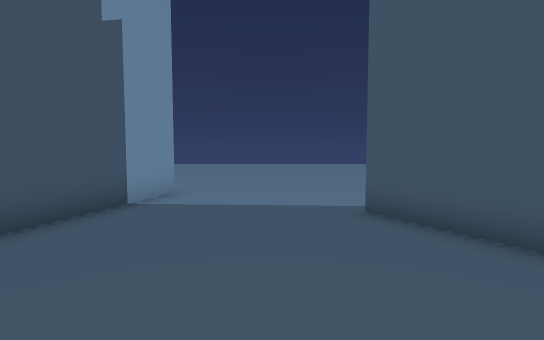
View 1 (above)

16 first-person views from a walk through a 3-D level made in the Unity game engine. The camera is 1.2 m above the floor, tilts 4° down and sees 80° across. The floor is counted in squares, 1 m on a side. Each view is taken from the middle of a square. On the plan, view 1 faces up. The plan holds only what a view shows up to about 14 squares ahead; the rest is blank. The place goes on beyond the plan. The player is left out. Some animated figures are not drawn. Some surface patterns are stand-ins.

View 2
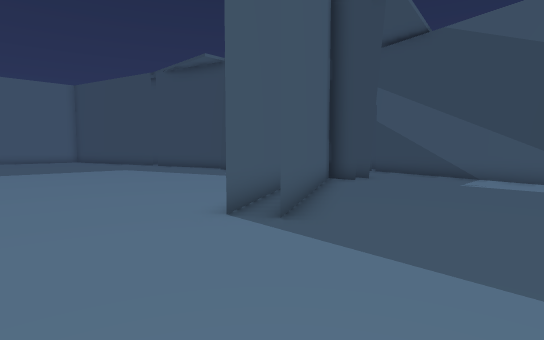

View 3
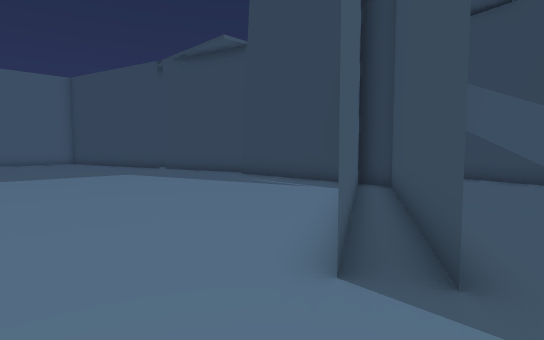

View 4
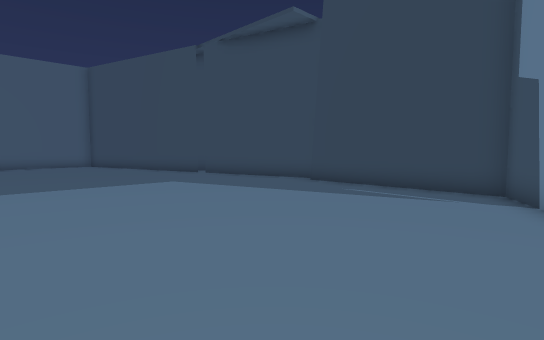

View 5
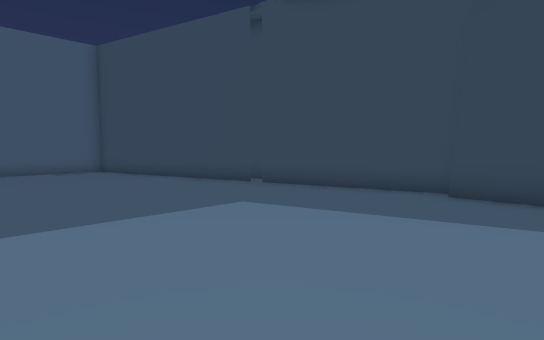

View 6
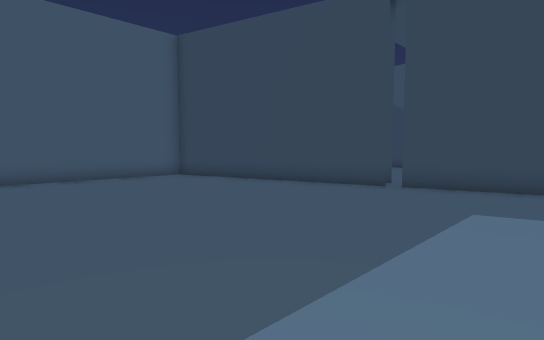

View 7
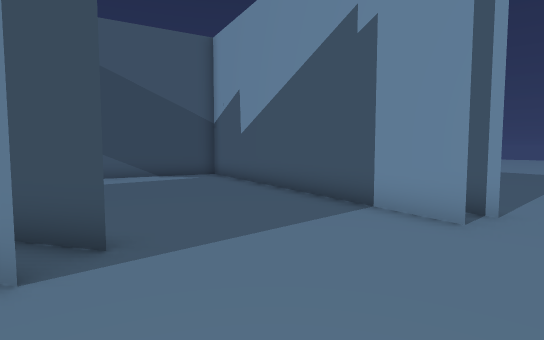

View 8
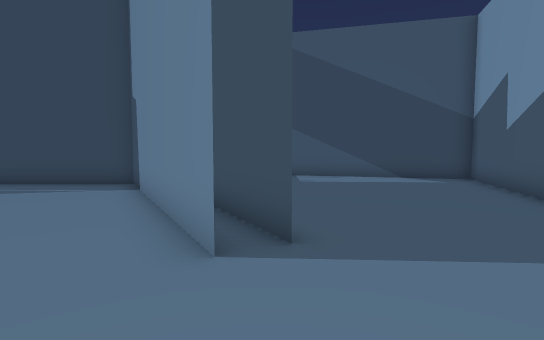

View 9
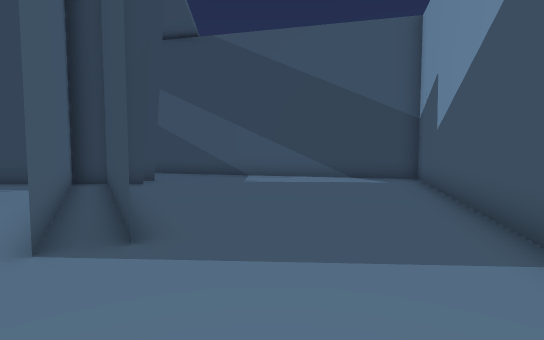

View 10
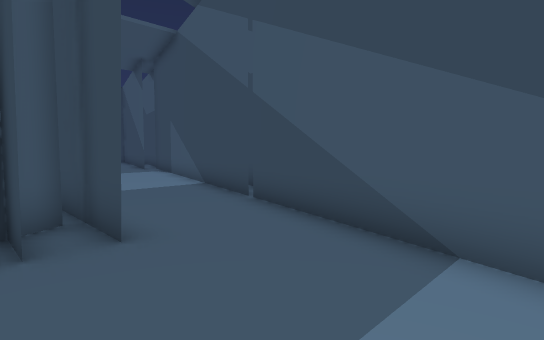

View 11
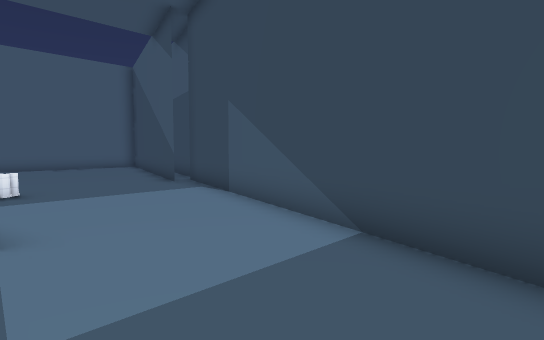

View 12
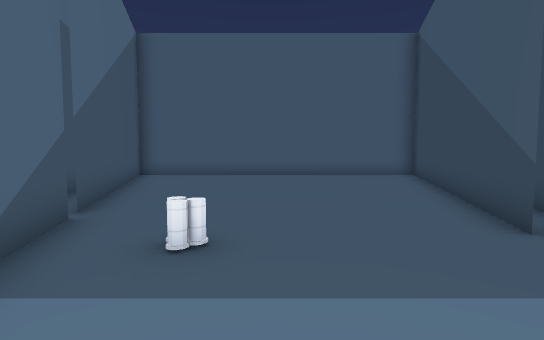

View 13
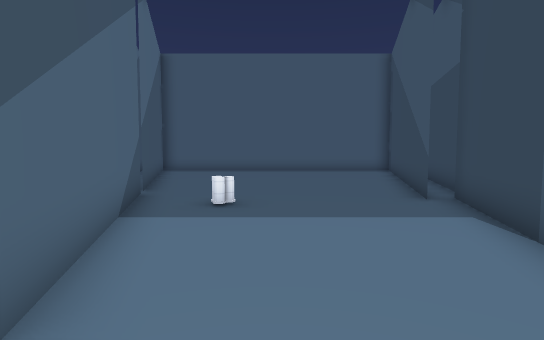

View 14
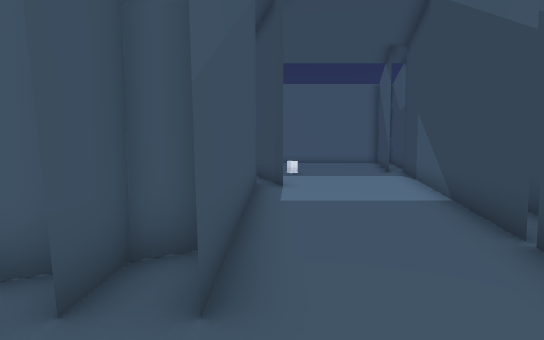

View 15
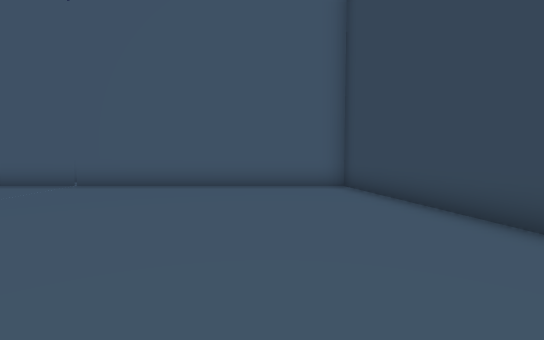

View 16
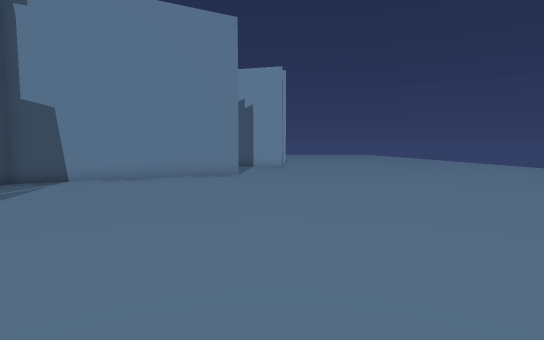

### Floor plan
Points are (right, up) in squares from view 1. A wall is a line through its corners. A room is listed if a view was taken in it or the views show most of it. See-through windows are left out.
Room 1 (views 1, 2, 3, 4, 5, 6, 7, 8, 9, 10, 14, 15, 16)
walls: (6.5, -0.5) (2.6, 6.6) (6.5, -0.5); (12.5, -1.1) (18.2, 0.4); (5.8, -1.2) (1.7, 6.1) (5.4, -0.5); (13.6, -1.9) (14.2, -1.7); (4, -0.5) (12.5, -0.5); (4, -1.5) (7.3, -1.5); (18.5, 0.5) (27, 2.8) (27, 10.5); (-2.6, 8.7) (-5.5, -2.1) (2.2, -4.1); (-3.5, 9) (-3.7, 8.3)
ways out: opening at (3.5, -2.5) to room 2; opening at (-3.5, 9.5)
Room 2 (views 11, 12, 13)
walls: (17.4, -7.6) (27, -10.2) (27, 1.7) (18.8, -0.5); (18.4, -0.6) (11.9, -2.3); (18.7, -8.9) (22.3, -9.9); (12.4, -1.5) (4, -1.5); (7.5, -6.7) (8.1, -6.8); (5.4, -0.5) (4, -0.5); (2.2, -4.1) (17.7, -8.3)
ways out: opening at (3.5, -2.5) to room 1
objects: other object (17, -3)

Where each view was taken, in squares from view 1:
view 1: 0 up, 0 right, facing up
view 2: 10 up, 2 left, facing down-right
view 3: 9 up, 1 right, facing down-right
view 4: 9 up, 5 right, facing down-right
view 5: 8 up, 10 right, facing down-right
view 6: 10 up, 14 right, facing down-right
view 7: 10 up, 3 right, facing down-left
view 8: 10 up, 2 right, facing down
view 9: 10 up, 0 right, facing down
view 10: 0 up, 0 right, facing down-right
view 11: 2 down, 7 right, facing down-right
view 12: 4 down, 13 right, facing right
view 13: 4 down, 10 right, facing right
view 14: 2 down, 2 right, facing right
view 15: 5 up, 17 right, facing right
view 16: 8 up, 17 right, facing left
